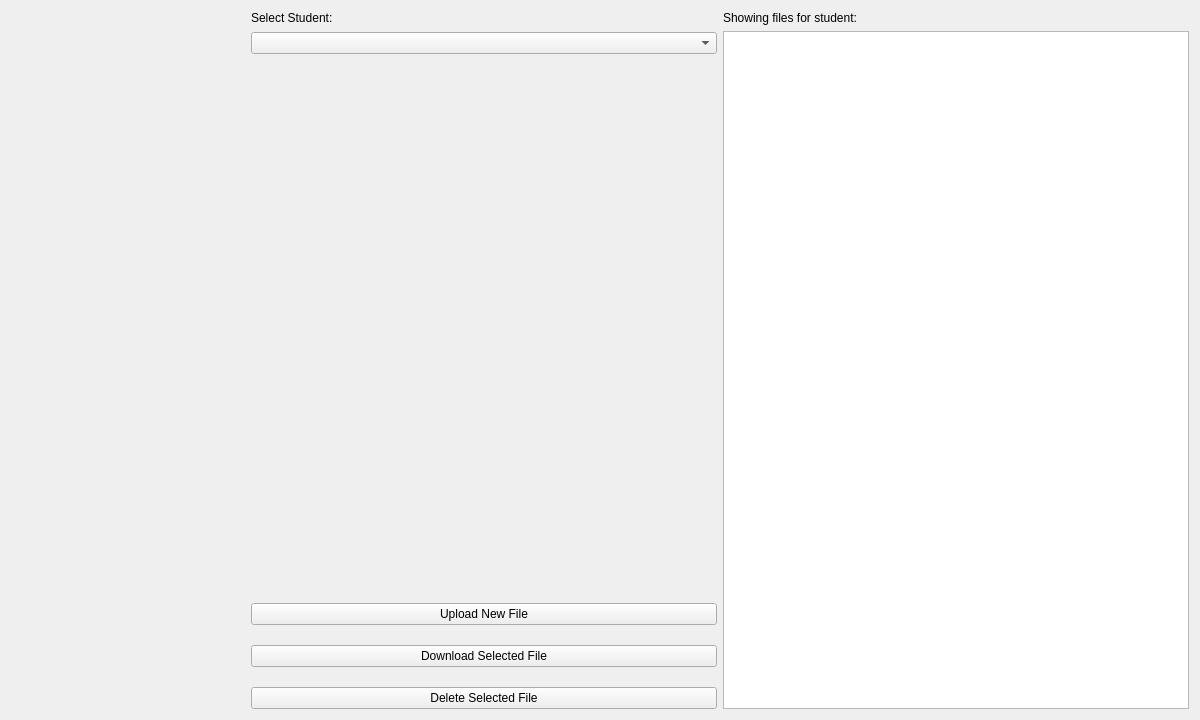
<?xml version="1.0" encoding="UTF-8"?>
<ui version="4.0">
 <class>FilesForm</class>
 <widget class="QWidget" name="FilesForm">
  <property name="geometry">
   <rect>
    <x>0</x>
    <y>0</y>
    <width>1200</width>
    <height>720</height>
   </rect>
  </property>
  <property name="windowTitle">
   <string>Files</string>
  </property>
  <layout class="QHBoxLayout" name="horizontalLayout" stretch="1,4">
   <item>
    <widget class="QWidget" name="sidebar_frame" native="true">
     <property name="sizePolicy">
      <sizepolicy hsizetype="Preferred" vsizetype="Preferred">
       <horstretch>0</horstretch>
       <verstretch>0</verstretch>
      </sizepolicy>
     </property>
     <layout class="QVBoxLayout" name="sidebar_layout"/>
    </widget>
   </item>
   <item>
    <layout class="QHBoxLayout" name="horizontalLayout_2" stretch="1,1">
     <item>
      <layout class="QVBoxLayout" name="verticalLayout_2">
       <property name="spacing">
        <number>7</number>
       </property>
       <item>
        <widget class="QLabel" name="label_2">
         <property name="sizePolicy">
          <sizepolicy hsizetype="Preferred" vsizetype="Fixed">
           <horstretch>0</horstretch>
           <verstretch>0</verstretch>
          </sizepolicy>
         </property>
         <property name="text">
          <string>Select Student:</string>
         </property>
        </widget>
       </item>
       <item>
        <widget class="QComboBox" name="student_combo"/>
       </item>
       <item>
        <spacer name="verticalSpacer">
         <property name="orientation">
          <enum>Qt::Vertical</enum>
         </property>
         <property name="sizeHint" stdset="0">
          <size>
           <width>20</width>
           <height>40</height>
          </size>
         </property>
        </spacer>
       </item>
       <item>
        <layout class="QVBoxLayout" name="verticalLayout_3">
         <property name="spacing">
          <number>20</number>
         </property>
         <item>
          <widget class="QPushButton" name="upload_button">
           <property name="text">
            <string>Upload New File</string>
           </property>
          </widget>
         </item>
         <item>
          <widget class="QPushButton" name="download_button">
           <property name="text">
            <string>Download Selected File</string>
           </property>
          </widget>
         </item>
         <item>
          <widget class="QPushButton" name="delete_button">
           <property name="text">
            <string>Delete Selected File</string>
           </property>
          </widget>
         </item>
        </layout>
       </item>
      </layout>
     </item>
     <item>
      <layout class="QVBoxLayout" name="verticalLayout">
       <item>
        <widget class="QLabel" name="student_label">
         <property name="text">
          <string>Showing files for student:</string>
         </property>
        </widget>
       </item>
       <item>
        <widget class="QListWidget" name="files_listwidget">
         <property name="alternatingRowColors">
          <bool>true</bool>
         </property>
         <property name="wordWrap">
          <bool>true</bool>
         </property>
        </widget>
       </item>
      </layout>
     </item>
    </layout>
   </item>
  </layout>
 </widget>
 <resources/>
 <connections/>
</ui>
